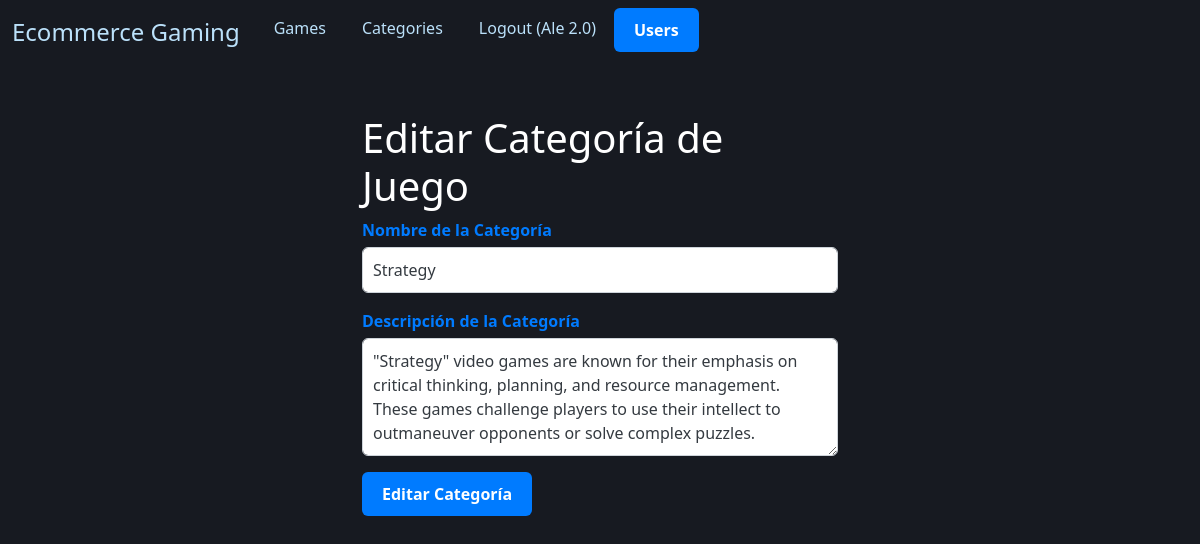
The page /Allende-Monsalvo-TPE-Grupo-84/TPE-Parte-1/proyecto-ecommerce/editCategory/4/3 (signed in) on the database its author committed.
### tables this page shows
CREATE TABLE `categorias` (
  `Id_categoria` int(11) NOT NULL,
  `Nombre` varchar(50) NOT NULL,
  `Descripcion` varchar(500) NOT NULL,
  `Cantidad_juegos` int(11) NOT NULL
);

### Allende-Monsalvo-TPE-Grupo-84/TPE-Parte-1/proyecto-ecommerce/app/views/categoryView.php (called while the page is built, shortened)
<?php
class CategoryView
{
    public function showEditCategoryForm($id, $key, $mode, $category)
    {
        require_once './templates/formCategory.phtml';
    }
}

### Allende-Monsalvo-TPE-Grupo-84/TPE-Parte-1/proyecto-ecommerce/app/models/categoryModel.php (called while the page is built, shortened)
<?php
require_once './config/db.php';
class CategoryModel
{
    private $conn;
    function __construct()
    {
        $this->db = new Database();
        $this->conn = $this->db->getConnection();
    }
    public function getCategories()
    {
        $stmt = $this->conn->prepare("SELECT * FROM categorias");
        $stmt->execute();
        $result = $stmt->fetchAll(PDO::FETCH_OBJ);
        return $result;
    }
}

### Allende-Monsalvo-TPE-Grupo-84/TPE-Parte-1/proyecto-ecommerce/config/db.php (called while the page is built, shortened)
<?php
class Database
{
    private $conn;
    function __construct()
    {
        $this->host = DB_HOST;
        $this->dbname = DB_NAME;
        $this->user = DB_USER;
        $this->password = DB_PASSWORD;
        try {
            $dsn = "mysql:host={$this->host};dbname={$this->dbname}";
            $this->conn = new PDO($dsn, $this->user, $this->password);
            $this->conn->setAttribute(PDO::ATTR_ERRMODE, PDO::ERRMODE_EXCEPTION);
        } catch (PDOException $e) {
            die("Error de conexión: " . $e->getMessage());
        }
    }
    public function getConnection()
    {
        return $this->conn;
    }
    public function closeConnection()
    {
        $this->conn = null;
    }
}

### Allende-Monsalvo-TPE-Grupo-84/TPE-Parte-1/proyecto-ecommerce/templates/formCategory.phtml (the view, shortened to what this page needs)
<?php require_once 'header.phtml' ?>
<!DOCTYPE html>
<html lang="es">
<head>
    <link href="https://cdn.jsdelivr.net/npm/bootstrap@5.2.0/dist/css/bootstrap.min.css" rel="stylesheet">
    <link rel="stylesheet" href="./app/styles/bodyHeader.css">
    <link rel="stylesheet" href="./app/styles/formStyle.css">
</head>
<div class="container">
    <h1><?= $mode === 'add' ? 'Agregar' : 'Editar'; ?> Categoría de Juego</h1>
    <form action="<?= $mode === 'add' ? 'addCategory' : 'editCategory/' . $id ?>" method="POST">
        <div class="mb-3">
            <label for="nombre" class="form-label">Nombre de la Categoría</label>
            <input type="text" class="form-control" id="nombre" name="nombre" required value="<?= $mode === 'edit' ? $category[$key]->Nombre : "" ?>">
        </div>
        <div class="mb-3">
            <label for="descripcion" class="form-label">Descripción de la Categoría</label>
            <textarea class="form-control" id="descripcion" name="descripcion" rows="4" required><?= $mode === 'edit' ? $category[$key]->Descripcion : "" ?></textarea>
        </div>
        <button type="submit" class="btn btn-primary">
            <?= $mode === 'add' ? 'Agregar' : 'Editar' ?> Categoría
        </button>
    </form>
</div>

### Allende-Monsalvo-TPE-Grupo-84/TPE-Parte-1/proyecto-ecommerce/app/styles/bodyHeader.css (style rules this page uses)
body { background-color: #171a21; color: #FFFFFF; }

### Allende-Monsalvo-TPE-Grupo-84/TPE-Parte-1/proyecto-ecommerce/app/styles/formStyle.css (style rules this page uses)
.container { margin-top: 50px; max-width: 500px; margin-bottom: 50px; }
.form-label { font-size: 1rem; font-weight: bold; margin-bottom: 5px; color: #007BFF; }
.form-control { font-size: 1rem; color: #343a40; padding: 10px; border: 1px solid #ced4da; }
.btn-primary { font-size: 1rem; font-weight: bold; color: #fff; background-color: #007BFF; border: none; padding: 10px 20px; }

### rows shown on the page
categorias: nombre "Strategy", descripcion "\"Strategy\" video games are known for their emphasis on critical thinking, planning, and resource management. These games challenge players to use their intellect to outmaneuver opponents or solve complex puzzles."

### other values the page prints
$_SESSION['USER_USERNAME'] "Ale 2.0"
